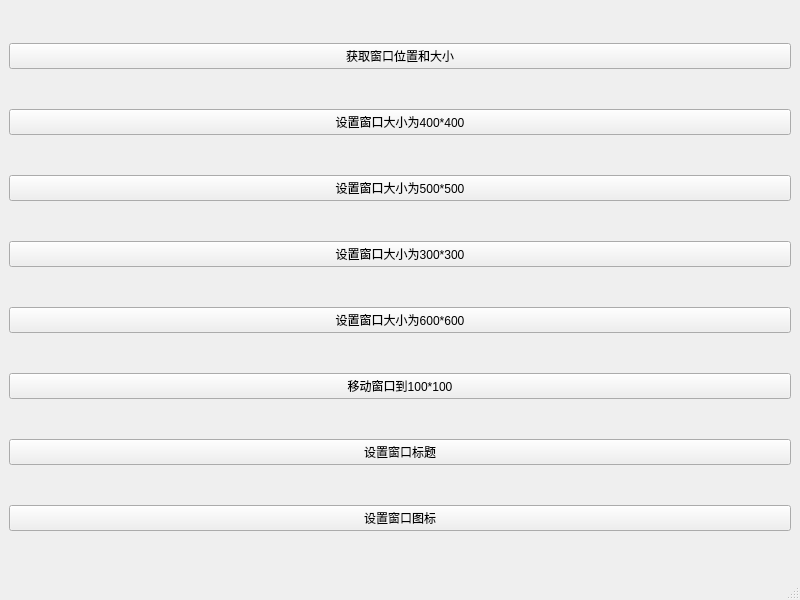
<?xml version="1.0" encoding="UTF-8"?>
<ui version="4.0">
 <class>MainWindow</class>
 <widget class="QMainWindow" name="MainWindow">
  <property name="geometry">
   <rect>
    <x>0</x>
    <y>0</y>
    <width>800</width>
    <height>600</height>
   </rect>
  </property>
  <property name="windowTitle">
   <string>MainWindow</string>
  </property>
  <widget class="QWidget" name="centralwidget">
   <layout class="QVBoxLayout" name="verticalLayout">
    <item>
     <widget class="QPushButton" name="btnGetSize">
      <property name="text">
       <string>获取窗口位置和大小</string>
      </property>
     </widget>
    </item>
    <item>
     <widget class="QPushButton" name="btnSetIcon">
      <property name="text">
       <string>设置窗口大小为400*400</string>
      </property>
     </widget>
    </item>
    <item>
     <widget class="QPushButton" name="btnSetFixedSize">
      <property name="text">
       <string>设置窗口大小为500*500</string>
      </property>
     </widget>
    </item>
    <item>
     <widget class="QPushButton" name="btnSetMinSize">
      <property name="text">
       <string>设置窗口大小为300*300</string>
      </property>
     </widget>
    </item>
    <item>
     <widget class="QPushButton" name="btnSetMaxSize">
      <property name="text">
       <string>设置窗口大小为600*600</string>
      </property>
     </widget>
    </item>
    <item>
     <widget class="QPushButton" name="btnMove">
      <property name="text">
       <string>移动窗口到100*100</string>
      </property>
     </widget>
    </item>
    <item>
     <widget class="QPushButton" name="btnSetTitle">
      <property name="text">
       <string>设置窗口标题</string>
      </property>
     </widget>
    </item>
    <item>
     <widget class="QPushButton" name="btnSetIco">
      <property name="text">
       <string>设置窗口图标</string>
      </property>
     </widget>
    </item>
   </layout>
  </widget>
  <widget class="QMenuBar" name="menubar">
   <property name="geometry">
    <rect>
     <x>0</x>
     <y>0</y>
     <width>800</width>
     <height>21</height>
    </rect>
   </property>
  </widget>
  <widget class="QStatusBar" name="statusbar"/>
 </widget>
 <resources/>
 <connections/>
</ui>
